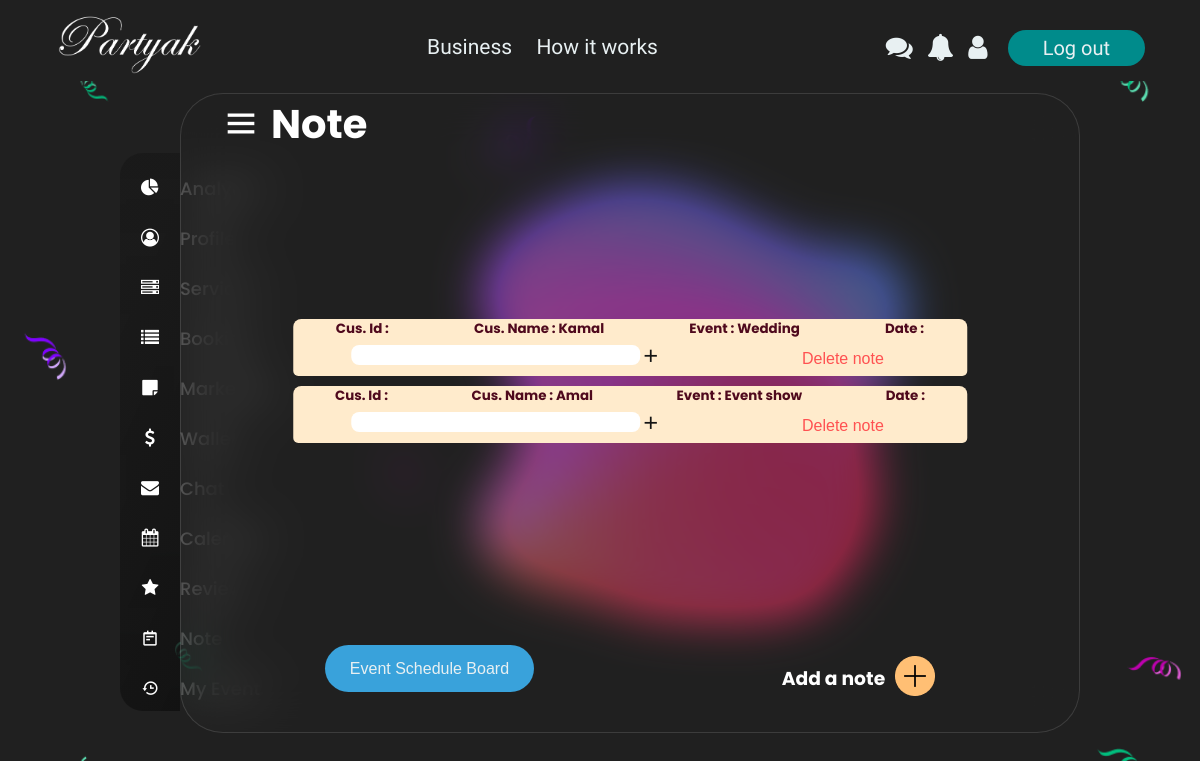
The app's page /epnote (signed in), older data.
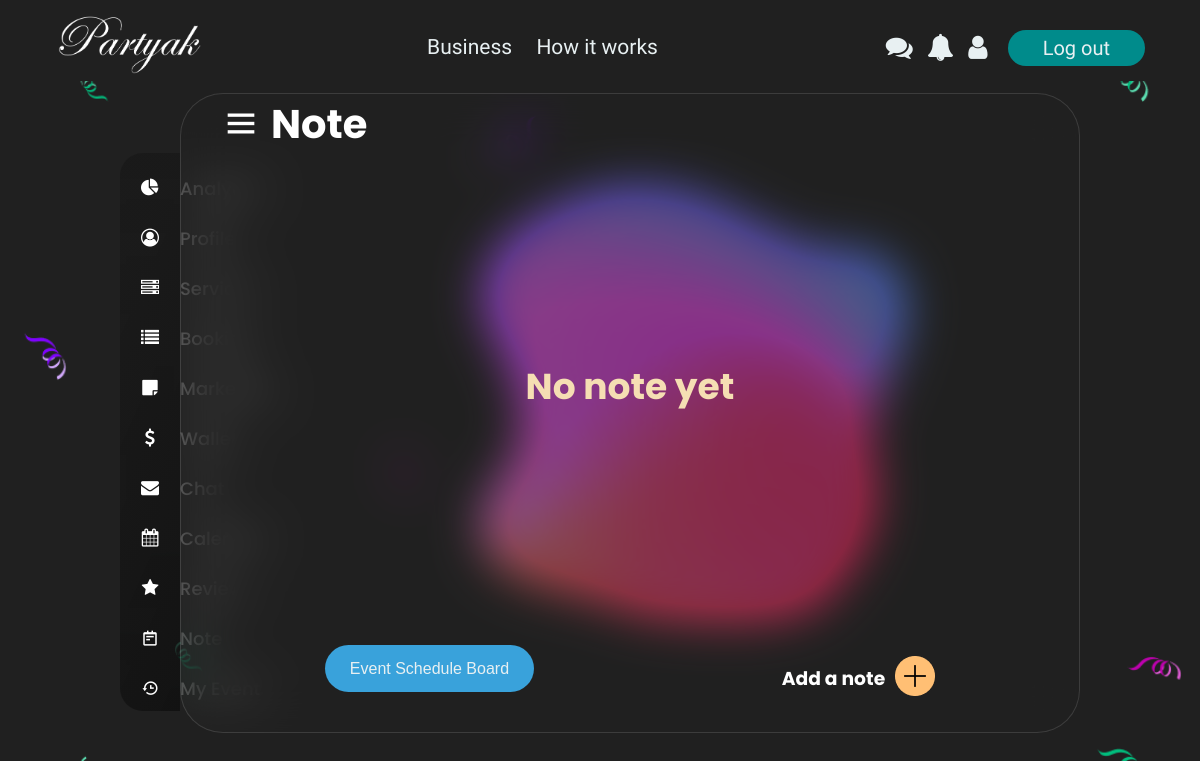
The same page, newer data.
### tables this page shows
CREATE TABLE `event_planner_note` (
  `customer_id` int(255) NOT NULL,
  `customer_name` varchar(45) NOT NULL,
  `event_name` varchar(256) NOT NULL,
  `event_date` date NOT NULL,
  `note_id` int(11) NOT NULL
);

### app/controllers/epnote.php (called while the page is built, shortened)
<?php
class EpNote extends FrameworkPartyak
{
    public function __construct()
    {
        $this->note = $this->model('EventPlannerNoteModel');
    }
    public function index()
    {
        $data['noteBody'] = $this->note->getNoteBody();
        $data['note'] = $this->note->getNotes();
        $this->view("eventPlanner/epNoteView", $data);
    }
}

### core/classes/router.php (called while the page is built, shortened)
<?php
class Router
{
    public $method = "index";
    public $params = [];
    public function __construct()
    {
        $url = $this->url();
        if (!empty($url)) {
            if (file_exists("../app/controllers/" . $url[0] . ".php")) {
                unset($url[0]);
            } else {
                echo "$url[0].php not found";
            }
        }
        $this->controller = new $this->controller;
        if (isset($url)) {
            $this->params = $url;
        } else {
            $this->params = [];
        }
        call_user_func_array([$this->controller, $this->method], $this->params);
    }
    public function url()
    {
        if (isset($_GET['url'])) {
            $url = $_GET['url'];
            $url = rtrim($url);
            $url = filter_var($url, FILTER_SANITIZE_URL);
            $url = explode("/", $url);
            return $url;
        }
    }
}

### core/init.php (called while the page is built, shortened)
<?php
$router = new Router;

### public/index.php (called while the page is built, shortened)
<?php
include "../core/init.php";

### app/models/EventPlannerNoteModel.php (called while the page is built, shortened)
<?php
class EventPlannerNoteModel extends database
{
    public function getNotes()
    {
        $query = "SELECT * FROM `event_planner_note`";
        $result = mysqli_query($GLOBALS['db'], $query);
        $noteResult = array();
        if ((mysqli_num_rows($result) > 0)) {
            $i = 0;
            while ($noteResultArray = mysqli_fetch_assoc($result)) {
                $data['customer_id'] = $noteResultArray['customer_id'];
                $data['customer_name'] = $noteResultArray['customer_name'];
                $data['event_name'] = $noteResultArray['event_name'];
                $data['event_date'] = $noteResultArray['event_date'];
                $data['note_id'] = $noteResultArray['note_id'];
                $noteResult[$i] = $data;
                $i++;
            }
            return $noteResult;
        } else {
            $noteResult = null;
            return $noteResult;
        }
    }
}

### app/views/eventPlanner/epNoteView.php (the view, shortened to what the changed rows need)
<!DOCTYPE html>
<html lang="en" dir="ltr">
<head>
    <link href='https://unpkg.com/boxicons@2.0.7/css/boxicons.min.css' rel='stylesheet'>
    <link rel="stylesheet" href="https://cdnjs.cloudflare.com/ajax/libs/font-awesome/4.7.0/css/font-awesome.min.css">
</head>
<body>
    <img class="back-blob" <?php srcIMG("home-blob.png") ?> alt="back blob">
    <header>
    </header>
    <div class="container">
        <div class="sidebar">
            <ul class="sidenav-links">
                <li>
                    <a href="<?php echo BASEURL . '/epAnalytics'; ?>">
                        <i class="fa fa-pie-chart" aria-hidden="true"></i>
                        <span class="links_name">Analytics</span>
                    </a>
                </li>
                <li>
                    <a href="<?php echo BASEURL . '/epProfile'; ?>">
                        <i class="fa fa-user-circle-o" aria-hidden="true"></i>
                        <span class="links_name">Profile</span>
                    </a>
                </li>
                <li>
                    <a href="<?php echo BASEURL . '/epService'; ?>">
                        <i class="fa fa-server" aria-hidden="true"></i>
                        <span class="links_name">Services</span>
                    </a>
                </li>
                <li>
                    <a href="<?php echo BASEURL . '/epBooking'; ?>">
                        <i class="fa fa-list" aria-hidden="true"></i>
                        <span class="links_name">Booking</span>
                    </a>
                </li>
                <li>
                    <a href="<?php echo BASEURL . '/epMarketing'; ?>">
                        <i class="fa fa-sticky-note" aria-hidden="true"></i>
                        <span class="links_name">Marketing</span>
                    </a>
                </li>
                <li>
                    <a href="<?php echo BASEURL . '/epWallet'; ?>">
                        <i class="fa fa-usd" aria-hidden="true"></i>
                        <span class="links_name">Wallet</span>
                    </a>
                </li>
                <li>
                    <a href="#">
                        <i class="fa fa-envelope" aria-hidden="true"></i>
                        <span class="links_name">Chat</span>
                    </a>
                </li>
                <li>
                    <a href="#">
                        <i class="fa fa-calendar" aria-hidden="true"></i>
                        <span class="links_name">Calendar</span>
                    </a>
                </li>
                <li>
                    <a href="<?php echo BASEURL . '/epReview '; ?>">
                        <i class="fa fa-star" aria-hidden="true"></i>
                        <span class="links_name">Review</span>
                    </a>
                </li>
                <li>
                    <a href="<?php echo BASEURL . '/epnote '; ?>">
                        <i class='bx bx-notepad' aria-hidden="true"></i>
                        <span class="links_name">Note</span>
                    </a>
                </li>
                <li>
                    <a href="<?php echo BASEURL . '/epmyevent '; ?>">
                        <i class='bx bx-history' aria-hidden="true"></i>
                        <span class="links_name">My Event</span>
                    </a>
                </li>
            </ul>
        </div>
        <section class="home-section">
            <nav>
                <div class="sidebar-button">
                    <i class='bx bx-menu sidebarBtn'></i>
                    <span class="dashboard">Note</span>
                </div>
            </nav>
            <div class="note-area">
                <?php
                if ($data['note'] == null) {
                    echo "<h3 class='noNote'>No note yet</h3>";
                } else {
                    foreach ($data['note'] as $row) { ?>
                        <div class="note-cont">
                            <span class="note-head">
                                <h6>Cus. Id : <?php echo $row['customer_id']; ?></h6>
                                <h6>Cus. Name : <?php echo $row['customer_name']; ?></h6>
                                <h6>Event : <?php echo $row['event_name']; ?></h6>
                                <h6>Date : <?php echo $row['event_date']; ?></h6>
                            </span>
                            <div class="note-foot">
                                <form class="note-body-form" action="<?php echo BASEURL . '/epnote/insertNoteBody'; ?>" method="POST">
                                    <input class="note-body-input" type="text" name="noteBody" id="noteBody">
                                    <button type="submit" class="add-note-body"><i class='bx bx-plus' aria-hidden="true"></i></button>
                                </form>
                                <form action="<?php echo BASEURL . '/epnote/deleteNote'; ?>" method="POST">
                                    <button type="submit" class="delete-note-text">Delete note</button>
                                </form>
                            </div>
                        </div>
                <?php }
                } ?>
            </div>
            <div class="bottom-section">
                <div class="event-board-link">
                    <a href="<?php echo BASEURL . '/#'; ?>"><button>Event Schedule Board</button></a>
                </div>
                <div class="add-note-div">
                    <h3 class="add-note">Add a note</h3>
                    <a href="<?php echo BASEURL . '/epNoteAdd'; ?>"><img class="add-btn" <?php srcIMG("addButton.png") ?>></a>
                </div>
            </div>
        </section>
    </div>
</body>
</html>

Row changes from the older to the newer data that the page shows:
removed event_planner_note: customer_name "Kamal", event_name "Wedding"
removed event_planner_note: customer_name "Amal", event_name "Event show"
Text that changed along with them:
text now shown: "No note yet"
